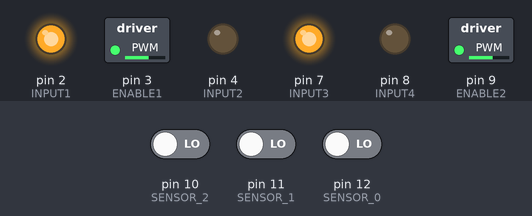
Simulated run of this sketch. Board: Arduino Uno, built with avr-gcc and run on an emulated ATmega328P. Parts: switched loads named in the sketch (green lamp = pin HIGH), output pins drawn as LEDs (lit = HIGH). The test bench sets the inputs (shaded band); at power-on: pin 10 (SENSOR_2) LOW, pin 12 (SENSOR_0) LOW, pin 11 (SENSOR_1) LOW.

Above: at 1.2 s.
1.3 s: pin 10 (SENSOR_2) driven HIGH
At 1.6 s:
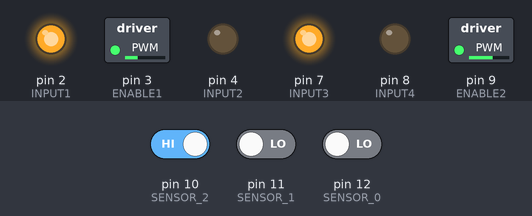
2.8 s: pin 10 (SENSOR_2) driven LOW
At 3.9 s:
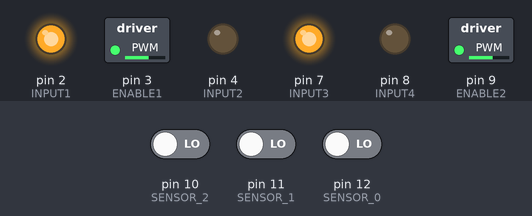
4.3 s: pin 12 (SENSOR_0) driven HIGH
At 5.1 s:
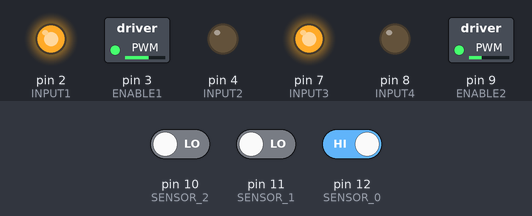
5.8 s: pin 11 (SENSOR_1) driven HIGH
At 6.2 s:
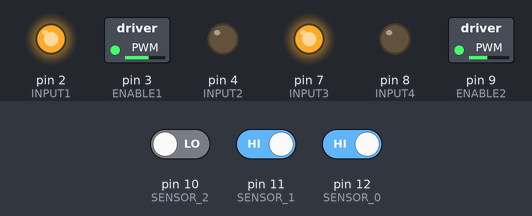
7.3 s: pin 10 (SENSOR_2) driven HIGH and pin 11 (SENSOR_1) driven LOW and pin 12 (SENSOR_0) driven LOW
At 8.5 s:
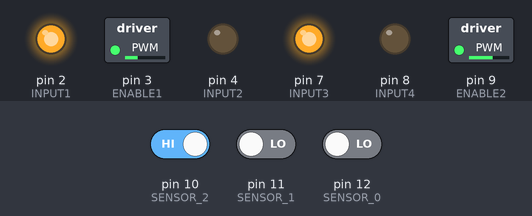
Timing chart, 0 to 9.8 s (numbered marks = the images above; inputs shaded):
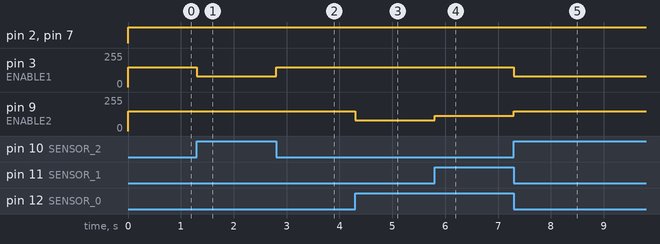

The sketch:

PID_GRC_V2.ino
```cpp
//Esta eh uma implementacao de controle PID para o carrinho seguidor de linha 'V2' do GRCFC
//Autor: Luis Ferlim - Engenharia de Computacao - UFC - GRC - 2023
//co-autor: Bruno Said - Engenharia de Computacao - UFC - GRC - 2023

//formula PID: Kp * P + Ki * I + Kd * D
// obs: PID continuo: Kp* e[k] + Ki *sum(e[n]) + Kd *(e[k] - e[k-1])


//----- SENSORES -----
#define SENSOR_0 12 //dir
#define SENSOR_1 11 //meio
#define SENSOR_2 10 //esq

//----- MOTOR ESQUERDA -----
#define INPUT1 2
#define INPUT2 4
#define ENABLE1 3

//----- MOTOR DIREITA -----
#define INPUT3 7
#define INPUT4 8
#define ENABLE2 9

//----- CONSTANTES -----
String sensores = ""; //Leitura de todos os sensores
int veloA = 150; //atentar as velocidades base
int veloB = 150; //velocidade base dos motores PWM

int Ki = 0; //para nao acumularmos tanto erro
int Kp = 35; //valor padrao pra nos
int Kd = 35; //ir ajustando ateh ficar bom

int P =  0,I = 0, D = 0, PID = 0; //inicializando as variaveis que vao sofrer variacao conforme o erro
int velEsq = 0, velDir = 0; //estas sao as variaveis que irao fazer os motores PWM se moverem de fato
int erro = 0, erroAnterior = 0; //calculo do erro

void setup() {
   //Motor esquerda
  pinMode(INPUT1, OUTPUT);
  pinMode(INPUT2, OUTPUT);
  pinMode(ENABLE1, OUTPUT);

  //Motor direita
  pinMode(INPUT3, OUTPUT);
  pinMode(INPUT4, OUTPUT);
  pinMode(ENABLE2, OUTPUT);

  //Sensores
  pinMode(SENSOR_0, INPUT);
  pinMode(SENSOR_1, INPUT);
  pinMode(SENSOR_2, INPUT);
}


void calculoPID()
{
  if (erro == 0) {I = 0;}
  P = erro;
  I = I + erro; // acumulo de erro (somatorio)
  if (I > 255) { I = 255;}
  else if (I < -255) { I = -255;}
  D = erro - erroAnterior; //PID discreto
  PID = (Kp * P) + (Ki * I) + (Kd * D);
  erroAnterior = erro;
}

/*
  Fucao para efetuar a leitura dos sensores
  Retorna uma string contentdo a leitura dos sensores
  1 -> preto
  0 -> branco

  Ideias: Utilizar bits para melhorar a representacao
*/

void lerSensores() {
  int sensor_direita = digitalRead(SENSOR_0);
  int sensor_centro = digitalRead(SENSOR_1);
  int sensor_esquerda = digitalRead(SENSOR_2);

  sensores = String(sensor_esquerda) + String(sensor_centro) + String(sensor_direita);
}

  //serve para calcular o erro, nosso e(t)
void calculaErro() {
  //positivo para a direita e negativo para a esquerda
  if (sensores == "010") erro = 0;
  else if (sensores == "110") erro = -1;
  else if (sensores == "100") erro = -2;
  else if (sensores == "011") erro = 1;
  else if (sensores == "001") erro = 2;
  else if (sensores == "000") erro = 0;
}

void controleMotor(){
  if (PID >= 0)
  {
    velEsq = veloB;
    velDir = veloA - PID;
  }
  else
  {
    velEsq = veloB + PID;
    velDir = veloA;
  }

  digitalWrite(INPUT1, HIGH);
  digitalWrite(INPUT2, LOW);
  digitalWrite(INPUT3, HIGH);
  digitalWrite(INPUT4, LOW); //verificar se o robo nao ta andando ao contrario
  analogWrite(ENABLE1, velEsq);
  analogWrite(ENABLE2, velDir);

}

void loop() {
 lerSensores();
 calculaErro();
 calculoPID();
 controleMotor();
}
```

Measured:
- after the input at 1.3 s, pin 3 (ENABLE1): 150/255 → 80/255 at once
- after the input at 2.8 s, pin 3 (ENABLE1): 80/255 → 150/255 at once
- after the input at 4.3 s, pin 9 (ENABLE2): 150/255 → 80/255 at once
- after the input at 5.8 s, pin 9 (ENABLE2): 80/255 → 115/255 at once
- after the input at 7.3 s, pin 3 (ENABLE1): 150/255 → 80/255 at once; pin 9 (ENABLE2): 115/255 → 150/255 at once
